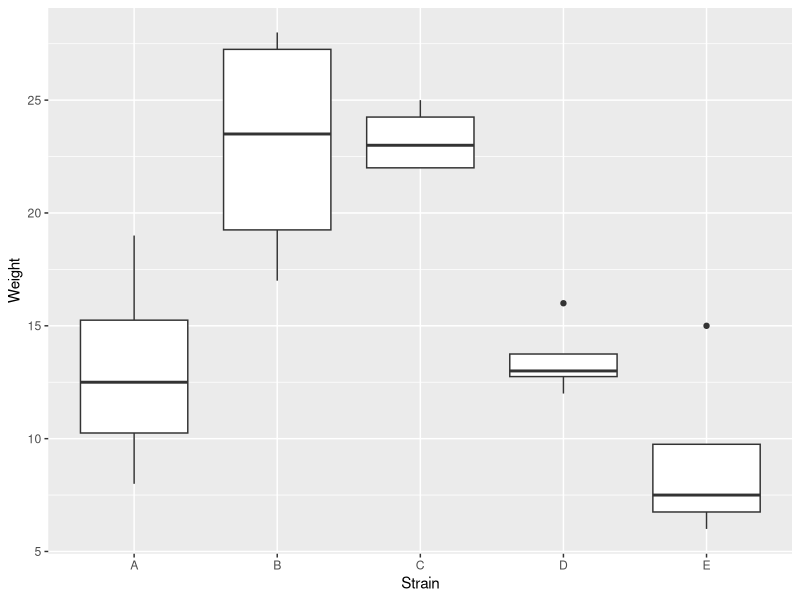
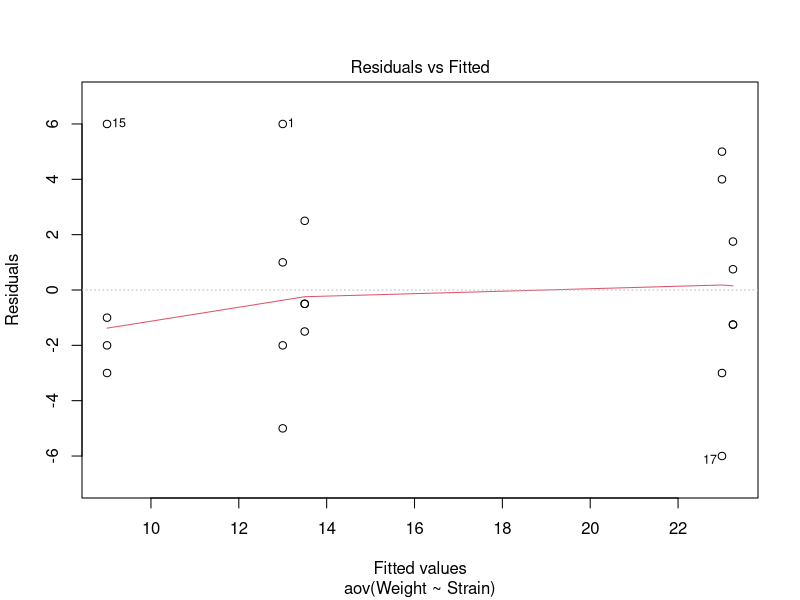
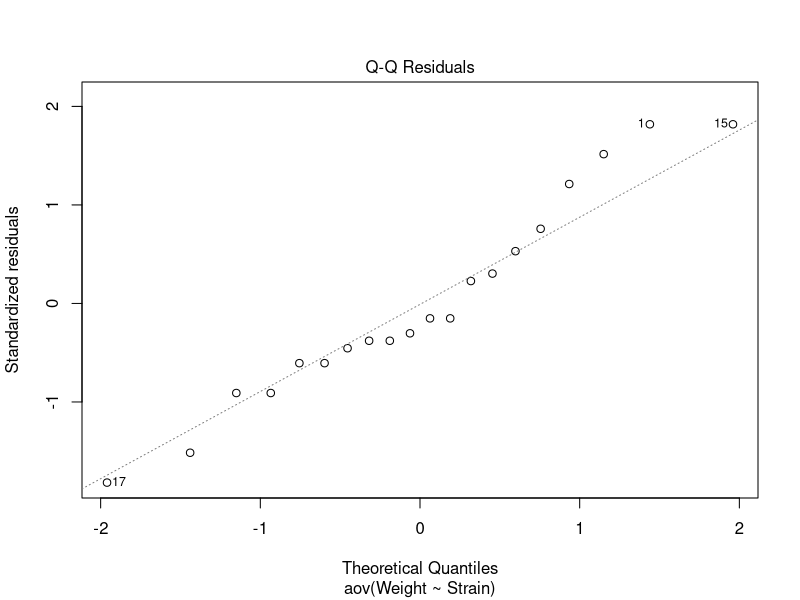
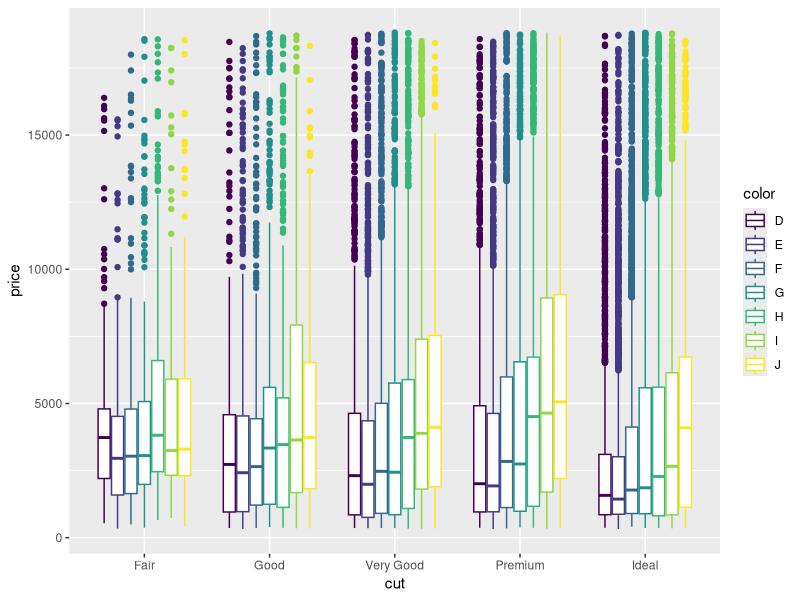
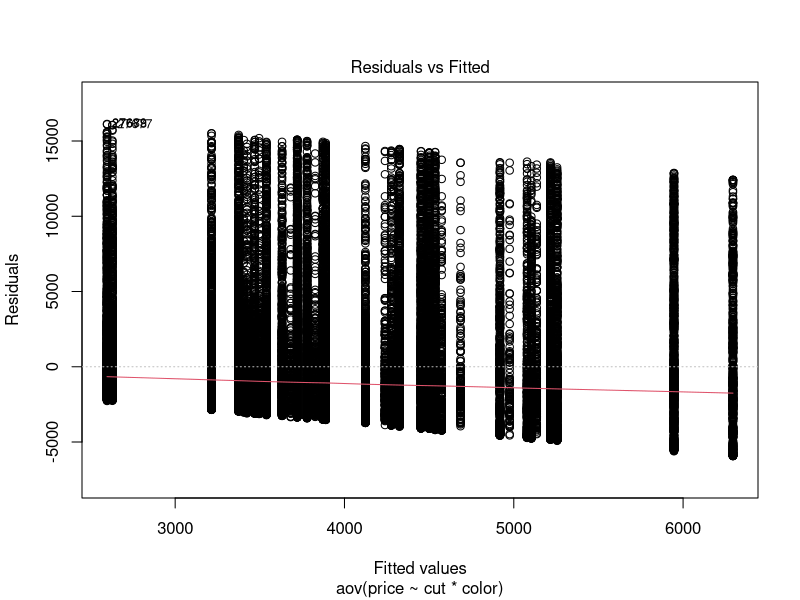
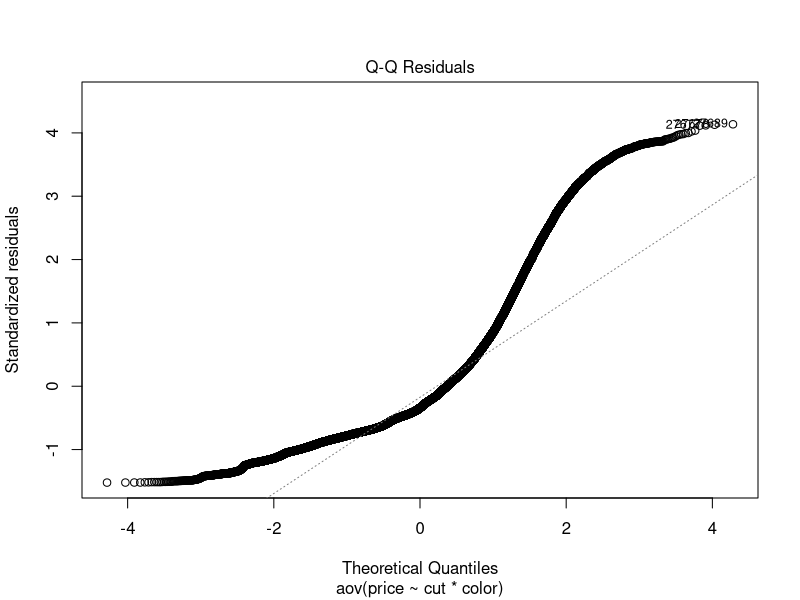

R code for these plots, in order:
## ---- chunk 1
knitr::opts_chunk$set(echo = TRUE)
library(tidyr)
library(ggplot2)
## ---- chunk 2
data = data.frame("A" = c(19,8,14,11), "B" = c(28,27,20,17), "C" = c(25,22,24,22), "D" = c(13,12,13,16),"E" = c(6,7,15,8),"Plant"=1:4)
data
## ---- chunk 3
data <-
  data %>% 
  pivot_longer(c('A','B','C','D','E'), names_to = "Strain", values_to = "Weight")

data
## ---- chunk 4
fm = aov(Weight ~ Strain, data)
summary(fm)
## ---- chunk 5
ggplot(data , aes(x = Strain, y = Weight)) +
  geom_boxplot()

## ---- chunk 6
plot(fm, 1:2)
## ---- chunk 7
qf(.95,4,15)
## ---- chunk 8
summary(diamonds)
## ---- chunk 9
table(diamonds$cut,diamonds$color)
## ---- chunk 10
ggplot(diamonds, aes(x = cut, y =price, color = color))+
  geom_boxplot()
## ---- chunk 11
twoWayAnova <- aov(price ~ cut*color, data = diamonds)
summary(twoWayAnova)
## ---- chunk 12
plot(twoWayAnova, 1:2)
